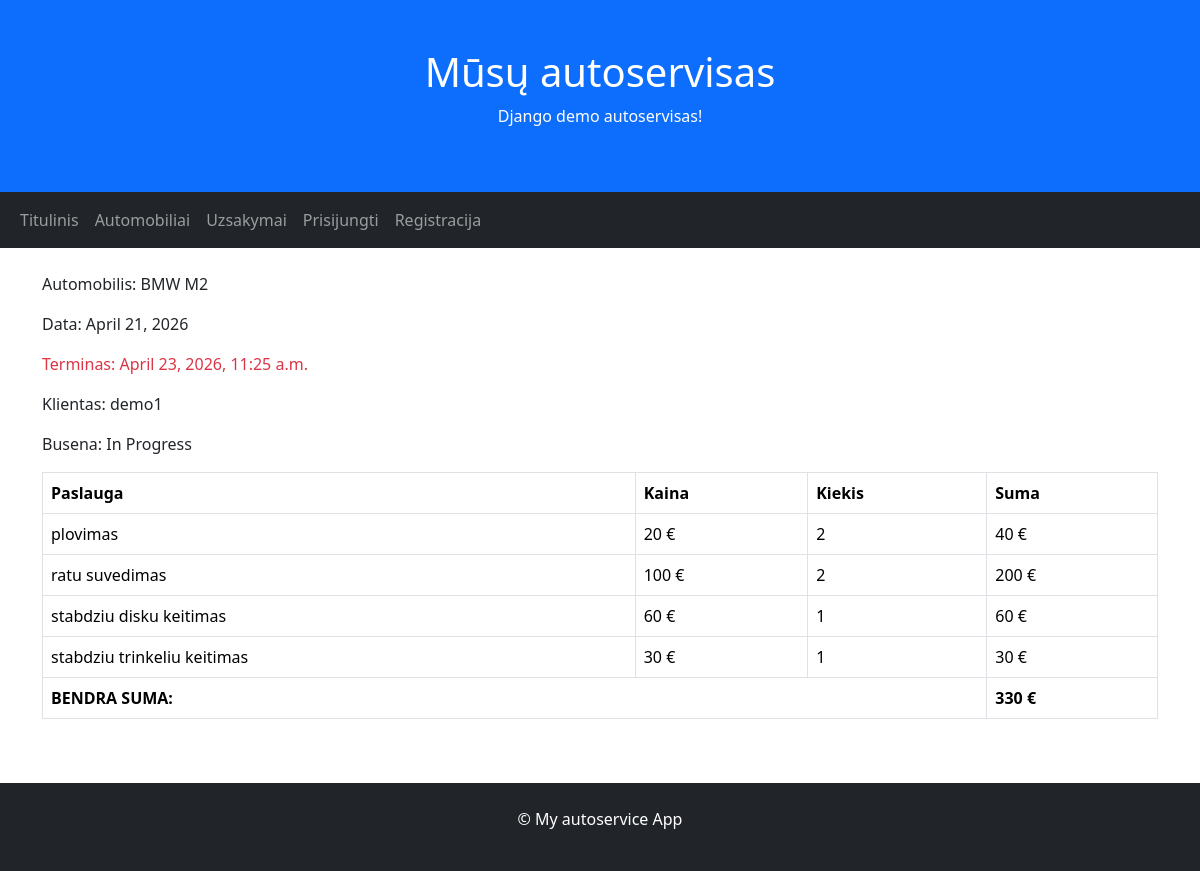
The app's page /orders/1/ with its own data.
### autoservice/models.py (models this page shows, shortened)
class Order(models.Model):
    date = models.DateField(auto_now_add=True)
    car = models.ForeignKey(to="Car", on_delete=models.CASCADE)
    client = models.ForeignKey(to=User, on_delete=models.CASCADE)
    deadline = models.DateTimeField(null=True, blank=True)
    STATUS_CHOICES = [
        ('a', 'Administered'),
        ('k', 'Cancelled'),
        ('i', 'In Progress'),
        ('c', 'Completed'),
    ]
    status = models.CharField(choices=STATUS_CHOICES, default='a')
    def is_overdue(self):
        return self.deadline and timezone.now() > self.deadline
    def total(self):
        lines = self.lines.all()
        total = 0
        for line in lines:
            total += line.service.price * line.quantity
        return total

class Car(models.Model):
    make = models.CharField()
    model = models.CharField()
    license_plate = models.CharField()
    vin_code = models.CharField()
    client_name = models.CharField()
    description = HTMLField(default="")
    photo = models.ImageField(upload_to='cars', null=True, blank=True)
    def __str__(self):
        return f"{self.make} {self.model}"

class OrderLine(models.Model):
    order = models.ForeignKey(to="Order", on_delete=models.CASCADE, related_name='lines')
    service = models.ForeignKey(to="Service", on_delete=models.SET_NULL, null=True, blank=True)
    quantity = models.IntegerField(default=1)
    def line_sum(self):
        return self.service.price * self.quantity

class Service(models.Model):
    name = models.CharField()
    price = models.IntegerField()

### autoservice/views.py (the view)
# urls.py: path('orders/<int:pk>/', views.OrderDetailView.as_view(), name="order"),
class OrderDetailView(generic.DetailView):
    model = Order
    template_name = "order.html"
    context_object_name = "order"

### autoservice/templates/order.html (shortened to what this page needs)
{% extends 'base.html' %}
{% block content %}
<p>Automobilis: {{ order.car }}</p>
<p>Data: {{ order.date }}</p>
<p class="{% if order.is_overdue %}text-danger{% endif %}">Terminas: {{ order.deadline }}</p>
<p>Klientas: {{ order.client }}</p>
<p>Busena: {{ order.get_status_display }}</p>
<table class="table table-bordered">
    <thead>
        <tr>
            <th>Paslauga</th>
            <th>Kaina</th>
            <th>Kiekis</th>
            <th>Suma</th>
        </tr>
    </thead>
    <tbody>
        {% for line in order.lines.all %}
            <tr>
                <td>{{ line.service.name }}</td>
                <td>{{ line.service.price }} €</td>
                <td>{{ line.quantity }}</td>
                <td>{{ line.line_sum }} €</td>
            </tr>
        {% endfor %}
        <tr>
            <th colspan="3">BENDRA SUMA:</th>
            <th>{{ order.total }} €</th>
        </tr>
    </tbody>
</table>
{% endblock %}

### records on screen
Order: car "BMW M2", date "April 21, 2026", deadline "April 23, 2026, 11:25 a.m.", client "demo1", status "In Progress", total "330"
OrderLine: service.name "plovimas", service.price "20", quantity "2", line_sum "40"
OrderLine: service.name "ratu suvedimas", service.price "100", quantity "2", line_sum "200"
OrderLine: service.name "stabdziu disku keitimas", service.price "60", quantity "1", line_sum "60"
OrderLine: service.name "stabdziu trinkeliu keitimas", service.price "30", quantity "1", line_sum "30"
